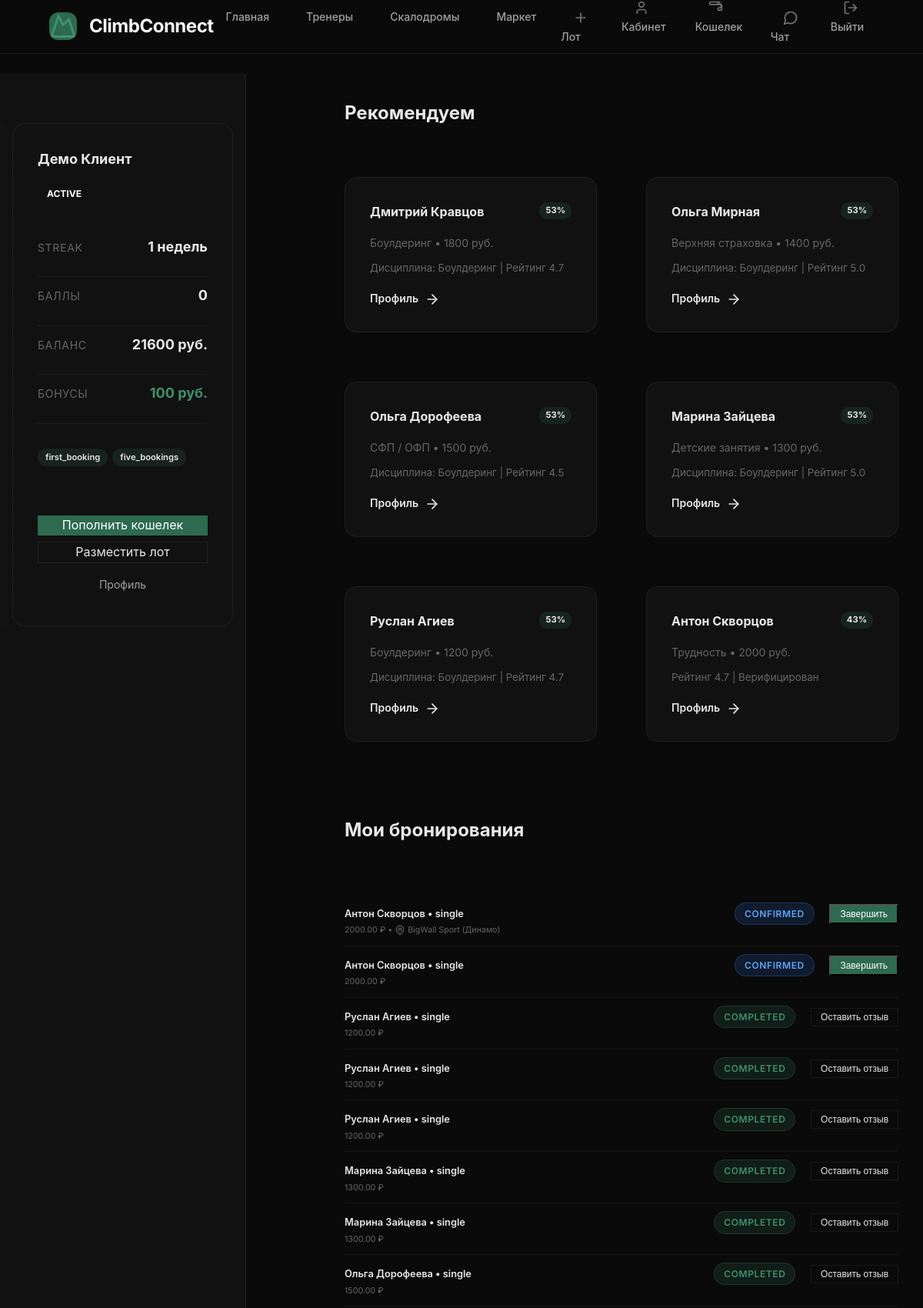
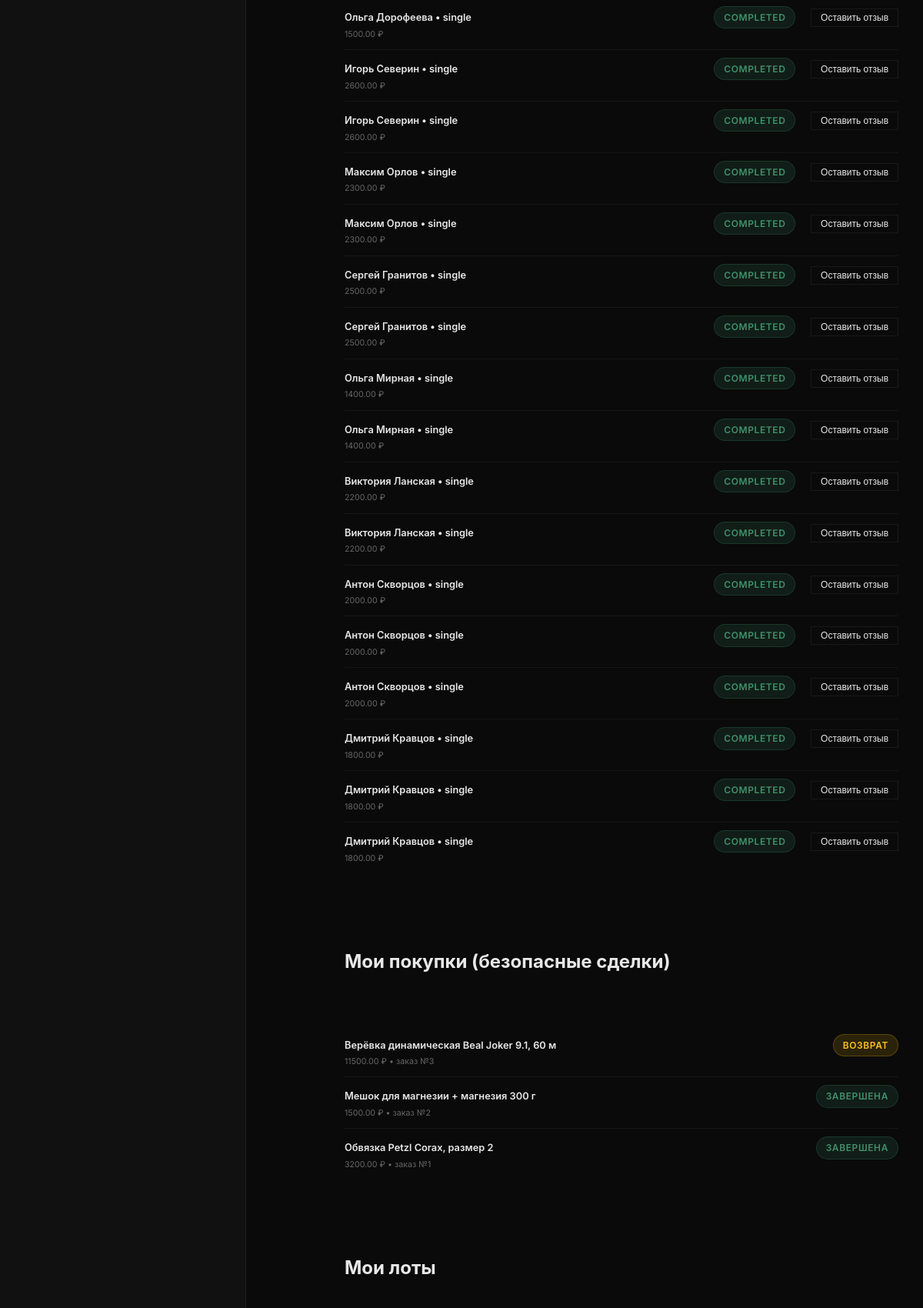
Page /dashboard (signed in, upper part) on the committed database (2 pictures, top to bottom).
### app/database.py (models this page shows)
class User(Base):
    __tablename__ = "users"
    id = Column(Integer, primary_key=True, index=True)
    name = Column(String(100), nullable=False)
    email = Column(String(100), unique=True, nullable=False)
    phone = Column(String(20))
    password_hash = Column(String(256), nullable=False)
    role = Column(String(20), default="client")
    created_at = Column(DateTime, default=datetime.utcnow)
    fitness_goal = Column(String(50))
    experience_level = Column(String(20))
    preferred_sport = Column(String(50))
    location = Column(String(100))
    budget_min = Column(Integer, default=0)
    budget_max = Column(Integer, default=5000)
    bio = Column(Text)
    specialization = Column(String(50))
    experience_years = Column(Integer, default=0)
    certification = Column(String(200))
    hourly_rate = Column(Integer, default=0)
    rating = Column(Float, default=0.0)
    total_reviews = Column(Integer, default=0)
    total_bookings = Column(Integer, default=0)
    verification_level = Column(Integer, default=0)
    status = Column(String(20), default="active")
    wallet_balance = Column(Numeric(10, 2), default=0.00)
    wallet_bonus = Column(Numeric(10, 2), default=0.00)
    sliding_commission_rate = Column(Float, default=0.20)
    total_earnings = Column(Numeric(10, 2), default=0.00)
    trust_score = Column(Integer, default=100)
    streak_weeks = Column(Integer, default=0)
    achievements = Column(JSON, default=list)
    loyalty_points = Column(Integer, default=0)
    client_level = Column(String(20), default="beginner")
    interests_vector = Column(JSON, default=dict)
    disciplines = Column(JSON, default=list)        # ["bouldering", "lead", ...]
    work_formats = Column(JSON, default=list)       # ["gym", "outdoor", "online"]
    student_levels = Column(JSON, default=list)     # ["beginner", ...]
    gym = Column(String(150))                       # home climbing gym / wall
    personal_grade = Column(String(30))             # e.g. "7c+ / V9"
    achievements_text = Column(Text)                # comps, routes, medals
    showcase_image = Column(String(200))            # custom showcase photo path
    seller_rating = Column(Float, default=0.0)
    seller_reviews_total = Column(Integer, default=0)
    seller_sales = Column(Integer, default=0)

class Booking(Base):
    __tablename__ = "bookings"
    id = Column(Integer, primary_key=True, index=True)
    client_id = Column(Integer, ForeignKey("users.id"))
    trainer_id = Column(Integer, ForeignKey("users.id"))
    status = Column(String(20), default="pending")
    booking_type = Column(String(20), default="single")
    sessions_total = Column(Integer, default=1)
    sessions_used = Column(Integer, default=0)
    amount = Column(Numeric(10, 2), default=0.00)
    platform_fee = Column(Numeric(10, 2), default=0.00)
    scheduled_at = Column(DateTime)
    completed_at = Column(DateTime)
    created_at = Column(DateTime, default=datetime.utcnow)
    notes = Column(Text)
    gym_id = Column(Integer, ForeignKey("climbing_gyms.id"), nullable=True)  # chosen climbing gym

class ClimbingGym(Base):
    __tablename__ = "climbing_gyms"
    id = Column(Integer, primary_key=True, index=True)
    name = Column(String(120), nullable=False)
    city = Column(String(100), nullable=False, index=True)
    address = Column(String(200), nullable=False)
    metro = Column(String(80))                 # nearest metro / landmark
    lat = Column(Float, nullable=False)
    lng = Column(Float, nullable=False)
    disciplines = Column(JSON, default=list)   # ["bouldering", "lead", "speed", ...]
    wall_height = Column(String(40))           # e.g. "12 м"
    price_from = Column(Integer, default=0)    # entry price from, RUB
    description = Column(Text)
    website = Column(String(200))
    created_at = Column(DateTime, default=datetime.utcnow)

class MarketOrder(Base):
    __tablename__ = "market_orders"
    id = Column(Integer, primary_key=True, index=True)
    product_id = Column(Integer, ForeignKey("products.id"))
    buyer_id = Column(Integer, ForeignKey("users.id"))
    seller_id = Column(Integer, ForeignKey("users.id"))
    amount = Column(Numeric(10, 2), nullable=False)
    fee = Column(Numeric(10, 2), default=0.00)
    status = Column(String(20), default="escrow")   # escrow | completed | refunded
    created_at = Column(DateTime, default=datetime.utcnow)
    completed_at = Column(DateTime)

class Product(Base):
    __tablename__ = "products"
    id = Column(Integer, primary_key=True, index=True)
    seller_id = Column(Integer, ForeignKey("users.id"))
    title = Column(String(150), nullable=False)
    category = Column(String(40), nullable=False)
    brand = Column(String(80))
    size = Column(String(40))
    condition = Column(String(20), default="good")
    price = Column(Numeric(10, 2), nullable=False)
    description = Column(Text)
    image = Column(String(200))            # /uploads/xxx.jpg (under static/)
    city = Column(String(100))
    status = Column(String(20), default="active")   # active | sold | archived
    views = Column(Integer, default=0)
    created_at = Column(DateTime, default=datetime.utcnow)

### app/main.py (the view)
@app.get("/dashboard", response_class=HTMLResponse)
async def dashboard(request: Request, db: Session = Depends(get_db)):
    user = get_current_user(request, db)
    if not user:
        return RedirectResponse("/login", status_code=302)
    my_listings = db.query(Product).filter(Product.seller_id == user.id).order_by(Product.created_at.desc()).all()
    my_purchases = db.query(MarketOrder, Product).join(Product, MarketOrder.product_id == Product.id).filter(
        MarketOrder.buyer_id == user.id).order_by(MarketOrder.created_at.desc()).all()
    my_sales = db.query(MarketOrder, Product).join(Product, MarketOrder.product_id == Product.id).filter(
        MarketOrder.seller_id == user.id).order_by(MarketOrder.created_at.desc()).all()
    if user.role == "trainer":
        bookings = db.query(Booking, User).join(User, Booking.client_id == User.id).filter(Booking.trainer_id == user.id).order_by(Booking.created_at.desc()).all()
        total_earnings = db.query(func.sum(Booking.amount)).filter(Booking.trainer_id == user.id, Booking.status == "completed").scalar() or 0
        return templates.TemplateResponse("dashboard_trainer.html", {
            "request": request, "user": user, "bookings": bookings, "total_earnings": total_earnings,
            "my_listings": my_listings, "my_sales": my_sales,
            "gyms_map": _bookings_gyms_map(db, [b for b, _ in bookings]),
        })
    else:
        bookings = db.query(Booking, User).join(User, Booking.trainer_id == User.id).filter(Booking.client_id == user.id).order_by(Booking.created_at.desc()).all()
        transactions = db.query(WalletTransaction).filter(WalletTransaction.user_id == user.id).order_by(WalletTransaction.created_at.desc()).limit(10).all()
        engine = get_recommendation_engine(db)
        rec_trainers = engine.get_recommendations_for_user(user.id, limit=6)
        return templates.TemplateResponse("dashboard_client.html", {
            "request": request, "user": user, "bookings": bookings,
            "transactions": transactions, "rec_trainers": rec_trainers,
            "my_listings": my_listings, "my_purchases": my_purchases, "my_sales": my_sales,
            "gyms_map": _bookings_gyms_map(db, [b for b, _ in bookings]),
        })

### templates/dashboard_client.html (shortened to what this page needs)
{% extends "base.html" %}
{% block content %}
<div class="dashboard">
        <aside class="sidebar">
            <div class="sidebar-card">
                <h3>{{ user.name }}</h3>
                <div style="margin-bottom: var(--space-md);">
                    <span style="display: inline-block; background: linear-gradient(135deg, var(--accent-primary), var(--accent-light)); color: white; padding: 4px 12px; border-radius: 20px; font-size: 0.75rem; font-weight: 700; text-transform: uppercase;">
                        {{ user.client_level|capitalize }}
                    </span>
                </div>
                <div class="metric-row"><span class="metric-label">Streak</span><span class="metric-value">{{ user.streak_weeks }} недель</span></div>
                <div class="metric-row"><span class="metric-label">Баллы</span><span class="metric-value">{{ user.loyalty_points }}</span></div>
                <div class="metric-row"><span class="metric-label">Баланс</span><span class="metric-value" style="color: var(--accent-primary);">{{ "%.0f"|format(user.wallet_balance) }}  руб.</span></div>
                {% if user.wallet_bonus > 0 %}
                <div class="metric-row"><span class="metric-label">Бонусы</span><span class="metric-value" style="color: var(--accent-light);">{{ "%.0f"|format(user.wallet_bonus) }}  руб.</span></div>
                {% endif %}
                {% if user.achievements %}
                <div style="margin-top: var(--space-md); display: flex; flex-wrap: wrap; gap: 6px;">
                    {% for a in user.achievements %}
                    <span style="background: rgba(45,106,79,0.2); color: var(--accent-primary); padding: 3px 10px; border-radius: 12px; font-size: 0.7rem; font-weight: 600;">{{ a }}</span>
                    {% endfor %}
                </div>
                {% endif %}
                <a href="/wallet" class="btn-primary" style="margin-top: var(--space-lg); display: block; text-align: center;">Пополнить кошелек</a>
                <a href="/market/new" class="btn-secondary" style="margin-top: 8px; display: block; text-align: center;">Разместить лот</a>
                <a href="/profile" class="btn-ghost" style="margin-top: 8px; display: block; text-align: center;">Профиль</a>
            </div>
        </aside>
        <div class="dashboard-main">
            {% if rec_trainers %}
            <div class="main-panel" style="margin-bottom: var(--space-xl);">
                <h2>Рекомендуем</h2>
                <div class="trainer-grid" style="grid-template-columns: repeat(auto-fill, minmax(220px, 1fr));">
                    {% for t in rec_trainers %}
                    <div class="trainer-card reveal">
                        <div class="trainer-card-content" style="padding: var(--space-md);">
                            <div style="display: flex; justify-content: space-between; align-items: start; margin-bottom: var(--space-sm);">
                                <h4 style="font-size: var(--text-base);">{{ t.name }}</h4>
                                <span style="background: rgba(45,106,79,0.2); color: var(--accent-primary); padding: 2px 8px; border-radius: 10px; font-size: 0.7rem; font-weight: 700;">{{ "%.0f"|format(t.rec_score*100) }}%</span>
                            </div>
                            <p style="color: var(--text-muted); font-size: var(--text-sm); margin-bottom: var(--space-xs);">{{ discipline_name(primary_discipline(t)) }} • {{ t.hourly_rate }}  руб.</p>
                            <small style="color: var(--text-muted);">{{ t.rec_reason }}</small>
                            <a href="/trainer/{{ t.id }}" style="display: block; margin-top: var(--space-sm); color: var(--accent-primary); font-size: var(--text-sm); font-weight: 600;">Профиль <svg class="icon icon-sm" style="margin-left:4px;"><use href="#icon-arrow-right"/></svg></a>
                        </div>
                    </div>
                    {% endfor %}
                </div>
            </div>
            {% endif %}
            <div class="main-panel" style="margin-bottom: var(--space-xl);">
                <h2>Мои бронирования</h2>
                {% if bookings %}
                <div class="transactions-list">
                    {% for b, trainer in bookings %}
                    <div class="metric-row">
                        <div>
                            <div style="font-weight: 600;">{{ trainer.name }} • {{ b.booking_type }}</div>
                            <small style="color: var(--text-muted);">{{ b.amount }} ₽{% if b.gym_id and gyms_map.get(b.gym_id) %} • <svg class="icon icon-xs"><use href="#icon-map-pin"/></svg> {{ gyms_map[b.gym_id].name }}{% endif %}</small>
                        </div>
                        <div style="text-align: right;">
                            <span class="status-badge status-{{ b.status }}">{{ b.status }}</span>
                            {% if b.status == 'confirmed' %}
                            <button onclick="completeBooking({{ b.id }})" class="btn-primary" style="padding: 4px 12px; font-size: 0.75rem; margin-left: var(--space-sm);">Завершить</button>
                            {% elif b.status == 'completed' %}
                            <button onclick="showReviewForm({{ b.id }}, '{{ trainer.name }}')" class="btn-secondary" style="padding: 4px 12px; font-size: 0.75rem; margin-left: var(--space-sm);">Оставить отзыв</button>
                            {% endif %}
                        </div>
                    </div>
                    {% endfor %}
                </div>
                {% else %}
                <p style="color: var(--text-muted); text-align: center; padding: var(--space-xl);">У вас пока нет бронирований. <a href="/trainers" style="color: var(--accent-primary);">Найти тренера <svg class="icon icon-sm" style="margin-left:4px;"><use href="#icon-arrow-right"/></svg></a></p>
                {% endif %}
            </div>
            <div class="main-panel" style="margin-bottom: var(--space-xl);">
                <h2>Мои покупки (безопасные сделки)</h2>
                {% if my_purchases %}
                <div class="transactions-list">
                    {% for o, p in my_purchases %}
                    <div class="metric-row">
                        <div>
                            <div style="font-weight: 600;"><a href="/market/{{ p.id }}" style="color:inherit;">{{ p.title }}</a></div>
                            <small style="color: var(--text-muted);">{{ o.amount }} ₽ • заказ №{{ o.id }}</small>
                        </div>
                        <div style="text-align: right;">
                            <span class="status-badge status-{{ 'completed' if o.status == 'completed' else ('confirmed' if o.status == 'escrow' else 'pending') }}">{{ {'escrow': 'эскроу', 'completed': 'завершена', 'refunded': 'возврат'}[o.status] }}</span>
                        </div>
                    </div>
                    {% endfor %}
                </div>
                {% else %}
                <p style="color: var(--text-muted); text-align: center; padding: var(--space-lg);">Покупок пока нет. <a href="/market" style="color: var(--accent-primary);">Загляните в маркет</a> — там снаряжение от скалолазов.</p>
                {% endif %}
            </div>
            {% if my_listings %}
            <div class="main-panel" style="margin-bottom: var(--space-xl);">
                <h2>Мои лоты</h2>
            </div>
            {% endif %}
        </div>
    </div>
{% endblock %}

### templates/base.html (style rules this page uses)
body { opacity: 0; animation: bodyFadeIn 0.4s ease 0.1s forwards; }

### rows in the picture
User: name "Демо Клиент", client_level "ACTIVE", streak_weeks "1", loyalty_points "0", wallet_balance "21600", wallet_bonus "100"
User: name "Дмитрий Кравцов", rec_score "53", specialization "Боулдеринг", hourly_rate "1800", rec_reason "Дисциплина: Боулдеринг | Рейтинг 4.7"
User: name "Ольга Мирная", rec_score "53", specialization "Верхняя страховка", hourly_rate "1400", rec_reason "Дисциплина: Боулдеринг | Рейтинг 5.0"
User: name "Ольга Дорофеева", rec_score "53", specialization "СФП / ОФП", hourly_rate "1500", rec_reason "Дисциплина: Боулдеринг | Рейтинг 4.5"
User: name "Марина Зайцева", rec_score "53", specialization "Детские занятия", hourly_rate "1300", rec_reason "Дисциплина: Боулдеринг | Рейтинг 5.0"
User: name "Руслан Агиев", rec_score "53", specialization "Боулдеринг", hourly_rate "1200", rec_reason "Дисциплина: Боулдеринг | Рейтинг 4.7"
User: name "Антон Скворцов", rec_score "43", specialization "Трудность", hourly_rate "2000", rec_reason "Рейтинг 4.7 | Верифицирован"
Booking: name "Антон Скворцов", booking_type "single", amount "2000.00", status "CONFIRMED"
ClimbingGym: name "BigWall Sport (Динамо)"
Booking: name "Антон Скворцов", booking_type "single", amount "2000.00", status "CONFIRMED"
Booking: name "Руслан Агиев", booking_type "single", amount "1200.00", status "COMPLETED"
Booking: name "Руслан Агиев", booking_type "single", amount "1200.00", status "COMPLETED"
Booking: name "Руслан Агиев", booking_type "single", amount "1200.00", status "COMPLETED"
Booking: name "Марина Зайцева", booking_type "single", amount "1300.00", status "COMPLETED"
Booking: name "Марина Зайцева", booking_type "single", amount "1300.00", status "COMPLETED"
Booking: name "Ольга Дорофеева", booking_type "single", amount "1500.00", status "COMPLETED"
Booking: name "Ольга Дорофеева", booking_type "single", amount "1500.00", status "COMPLETED"
Booking: name "Игорь Северин", booking_type "single", amount "2600.00", status "COMPLETED"
Booking: name "Игорь Северин", booking_type "single", amount "2600.00", status "COMPLETED"
Booking: name "Максим Орлов", booking_type "single", amount "2300.00", status "COMPLETED"
Booking: name "Максим Орлов", booking_type "single", amount "2300.00", status "COMPLETED"
Booking: name "Сергей Гранитов", booking_type "single", amount "2500.00", status "COMPLETED"
Booking: name "Сергей Гранитов", booking_type "single", amount "2500.00", status "COMPLETED"
Booking: name "Ольга Мирная", booking_type "single", amount "1400.00", status "COMPLETED"
Booking: name "Ольга Мирная", booking_type "single", amount "1400.00", status "COMPLETED"
Booking: name "Виктория Ланская", booking_type "single", amount "2200.00", status "COMPLETED"
Booking: name "Виктория Ланская", booking_type "single", amount "2200.00", status "COMPLETED"
Booking: name "Антон Скворцов", booking_type "single", amount "2000.00", status "COMPLETED"
Booking: name "Антон Скворцов", booking_type "single", amount "2000.00", status "COMPLETED"
Booking: name "Антон Скворцов", booking_type "single", amount "2000.00", status "COMPLETED"
Booking: name "Дмитрий Кравцов", booking_type "single", amount "1800.00", status "COMPLETED"
Booking: name "Дмитрий Кравцов", booking_type "single", amount "1800.00", status "COMPLETED"
Booking: name "Дмитрий Кравцов", booking_type "single", amount "1800.00", status "COMPLETED"
MarketOrder: title "Верёвка динамическая Beal Joker 9.1, 60 м", amount "11500.00", id "3", status "ВОЗВРАТ"
MarketOrder: title "Мешок для магнезии + магнезия 300 г", amount "1500.00", id "2", status "ЗАВЕРШЕНА"
MarketOrder: title "Обвязка Petzl Corax, размер 2", amount "3200.00", id "1", status "ЗАВЕРШЕНА"

### other values in the picture
{{ a }} "first_booking" "five_bookings"
